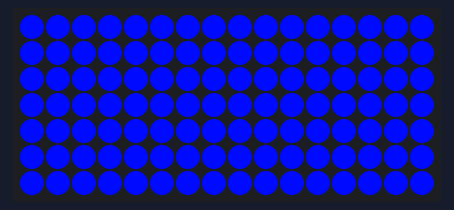
Bench run of a program on a simulated Raspberry Pi Pico running MicroPython. Shown: 16×7 RGB LED matrix. At 6.6 s the program stops and its outputs stay as they are.

Above: at 0.15 s.
At 0.76 s:
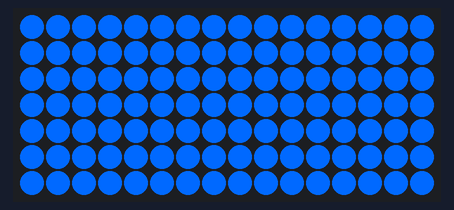
At 1.68 s:
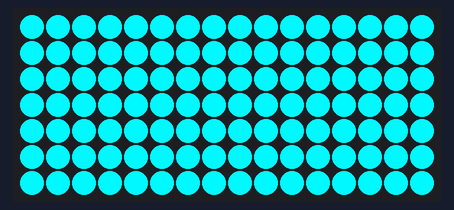
At 3.22 s:
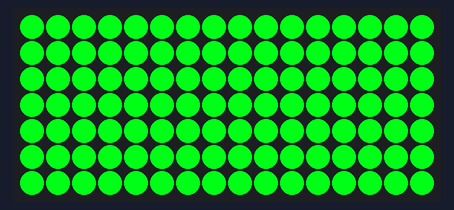
At 4.76 s:
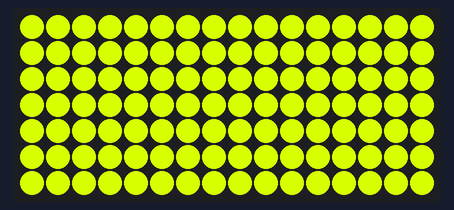
At 6.6 s:
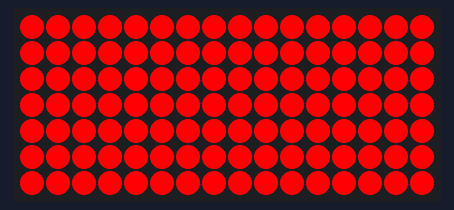

The program:

display.py
```python
from picounicorn import PicoUnicorn
from picographics import PicoGraphics, DISPLAY_UNICORN_PACK


class LedMatrix:
    def __init__(self):
        self._picounicorn = PicoUnicorn()
        self._graphics = PicoGraphics(display=DISPLAY_UNICORN_PACK)

        self._width, self._height = self._graphics.get_bounds()

    def clear(self):
        pen = self._graphics.create_pen(0, 0, 0)
        self._graphics.set_pen(pen)
        self._graphics.clear()

    def setPixel(self, xy, age):
        (x, y) = xy
        pen = self._graphics.create_pen_hsv(self._age2hue(age), 1.0, 1.0)
        self._graphics.set_pen(pen)
        self._graphics.pixel(x % self._width, y % self._height)  # toroidal display

    def setPixels(self, cells):
        self.clear()
        for xy, age in cells.items():
            self.setPixel(xy, age)
        self._picounicorn.update(self._graphics)

    def _age2hue(self, age):
        return 0.6666 - 0.0026 * (age % 256)


if __name__ == "__main__":
    try:
        import time
        display = LedMatrix()

        for h in range(256):
            pen = display._graphics.create_pen_hsv(0.66-0.0026*h, 1.0, 1.0) # Math is Magic
            display._graphics.set_pen(pen)
            display._graphics.clear()
            display._picounicorn.update(display._graphics)
            time.sleep_ms(25)

        display.clear()
    except KeyboardInterrupt:
        pass
```
